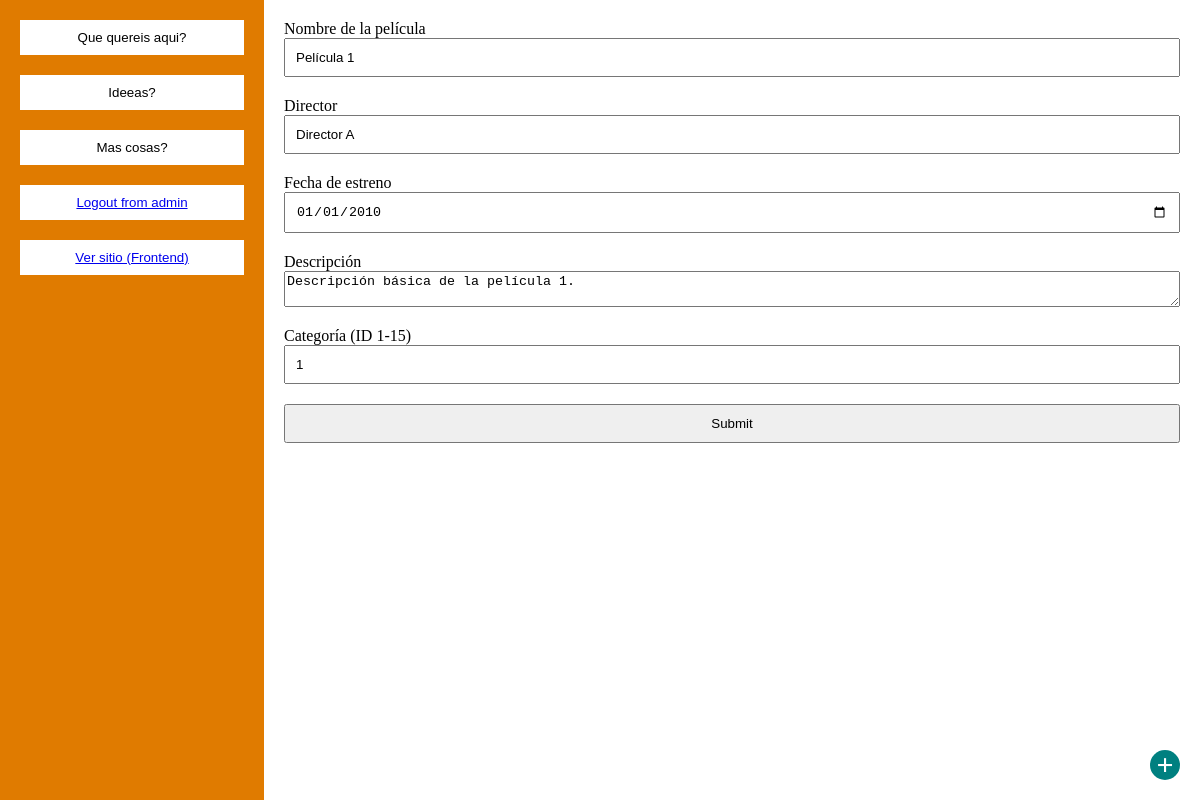
Screenshot of /escritorio.php?accion=editar&id=1 (signed in) with the database file from the repository.
### tables this page shows
CREATE TABLE peliculas (
    id_pelicula INT AUTO_INCREMENT PRIMARY KEY,
    nombre VARCHAR(200),
    director VARCHAR(150),
    duracion_min INT,
    restriccion_edad INT,
    fecha_estreno DATE,
    descripcion TEXT,
    imagen VARCHAR(255),
    id_categoria INT,
    FOREIGN KEY (id_categoria) REFERENCES categorias(id_categoria)
);

### inc/update/formularioactualizar.php (the view, shortened to what this page needs)
<?php
include __DIR__ . "/../db.php";
$sql = "SELECT * FROM peliculas WHERE id_pelicula = ".$_GET['id'].";";
$resultado = $conexion->query($sql);
while ($fila = $resultado->fetch_assoc()) {
?>
<form action="inc/update/procesaformulario.php" method="POST">
  <div class="controlformulario">
    <label for="nombre">Nombre de la película</label>
    <input type="text" name="nombre" id="nombre" value="<?= $fila['nombre'] ?>">
  </div>
  <div class="controlformulario">
    <label for="director">Director</label>
    <input type="text" name="director" id="director" value="<?= $fila['director'] ?>">
  </div>
  <div class="controlformulario">
    <label for="fecha_estreno">Fecha de estreno</label>
    <input type="date" name="fecha_estreno" id="fecha_estreno" value="<?= $fila['fecha_estreno'] ?>">
  </div>
  <div class="controlformulario">
    <label for="descripcion">Descripción</label>
    <textarea name="descripcion" id="descripcion"><?= $fila['descripcion'] ?></textarea>
  </div>
  <div class="controlformulario">
    <label for="id_categoria">Categoría (ID 1-15)</label>
    <input type="number" name="id_categoria" id="id_categoria" value="<?= $fila['id_categoria'] ?>">
  </div>
  <input type="submit">
</form>
<?php
}
?>

### css/estilo.css (style rules this page uses)
html,body { width:100%; height:100%; margin:0px; padding:0px; }
body { display:flex; }
form { display:flex; width:100%; flex-direction:column; gap:20px; }
.controlformulario { display:flex; width:100%; flex-direction:column; }
form input { padding:10px; }

### rows the page displays
peliculas: nombre "Película 1", director "Director A", fecha_estreno "01/01/2010", descripcion "Descripción básica de la película 1.", id_categoria "1"
